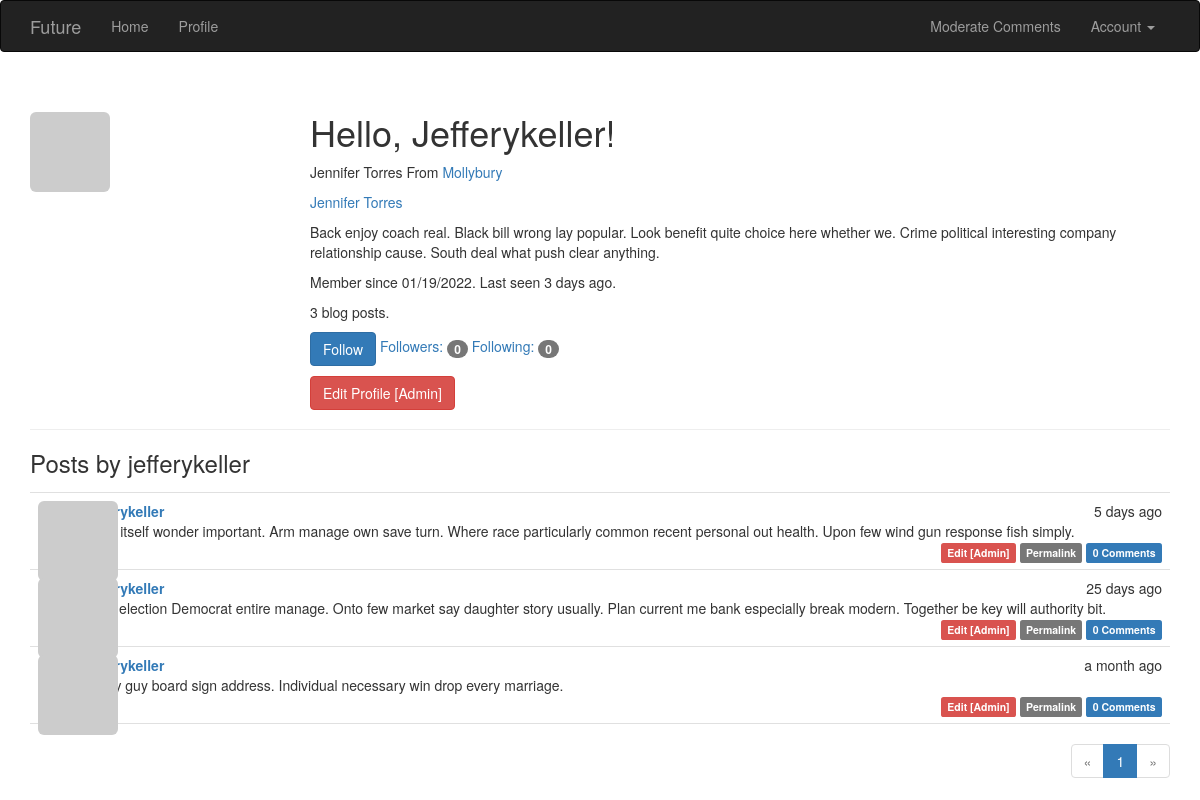
The page /user/jefferykeller (signed in) on the database its author committed.
### app/models.py (models this page shows, shortened)
class User(db.Model, UserMixin):
    __tablename__ = 'users'
    id = db.Column(db.Integer, primary_key=True)
    email = db.Column(db.String(64), unique=True, index=True)
    username = db.Column(db.String(64), unique=True, index=True)
    password_hash = db.Column(db.String(128))
    role_id = db.Column(db.Integer, db.ForeignKey('roles.id'))
    confirmed = db.Column(db.Boolean, default=False)
    name = db.Column(db.String(64))
    location = db.Column(db.String(64))
    about_me = db.Column(db.Text())
    member_since = db.Column(db.DateTime(), default=datetime.utcnow)
    last_seen = db.Column(db.DateTime(), default=datetime.utcnow)
    avatar_hash = db.Column(db.String(32))
    posts = db.relationship('Post', backref='author', lazy='dynamic')
    followed = db.relationship('Follow',
                               foreign_keys=[Follow.follower_id],
                               backref=db.backref('follower', lazy='joined'),
                               lazy='dynamic',
                               cascade='all, delete-orphan')
    followers = db.relationship('Follow',
                               foreign_keys=[Follow.followed_id],
                               backref=db.backref('followed', lazy='joined'),
                               lazy='dynamic',
                               cascade='all, delete-orphan')
    comments = db.relationship('Comment', backref='author', lazy='dynamic')
    @property
    def password(self):
        raise AttributeError('password is not a readable')
    def can(self, perm):
        return self.role is not None and self.role.has_permission(perm)
    def is_administrator(self):
        return self.can(Permission.ADMIN)
    def ping(self):
        self.last_seen = datetime.utcnow()
        db.session.add(self)
        db.session.commit()
    def gravatar(self, size=100, default='identicon', rating='g'):
        if request.is_secure:
            url = 'https://secure.gravatar.com/avatar'
        else:
            url = 'http://www.gravatar.com/avatar'
        hash = self.avatar_hash or self.gravatar_hash()
        return '{url}/{hash}?s={size}&d={default}&r={rating}'.format(
            url=url, hash=hash, size=size, default=default, rating=rating)
    def is_following(self, user):
        if user.id is None:
            return False
        return self.followed.filter_by(followed_id=user.id).first() is not None

class Post(db.Model):
    __tablename__ = 'posts'
    id = db.Column(db.Integer, primary_key=True)
    body = db.Column(db.Text)
    body_html = db.Column(db.Text)
    timestamp = db.Column(db.DateTime, index=True, default=datetime.utcnow)
    author_id = db.Column(db.Integer, db.ForeignKey('users.id'))
    comments = db.relationship('Comment', backref='post', lazy='dynamic')

### app/main/views.py (the view)
@main.route('/user/<username>')
def user(username):
    user = User.query.filter_by(username=username).first_or_404()
    page = request.args.get('page', 1, type=int)
    pagination = user.posts.order_by(Post.timestamp.desc()).paginate(
        page, per_page=current_app.config['FUTURE_POSTS_PER_PAGE'],
        error_out=False)
    posts = pagination.items
    return render_template('user.html', user=user, posts=posts, pagination=pagination)

### app/auth/views.py (called while the page is built)
@auth.before_app_request
def before_request():
    if current_user.is_authenticated:
        current_user.ping()
        if not current_user.confirmed \
                and request.endpoint \
                and request.blueprint != 'auth' \
                and request.endpoint != 'static':
            return redirect(url_for('auth.unconfirmed'))

### app/main/__init__.py (called while the page is built)
@main.app_context_processor
def inject_permissions():
    return dict(Permission=Permission)

### app/main/views.py (called while the page is built)
@main.after_app_request
def after_request(response):
    for query in get_debug_queries():
        if query.duration >= current_app.config['FUTURE_SLOW_DB_QUERY_TIME']:
            current_app.logger.warning('Slow query: %s\nParameters: %s\nDuration: %fs\nContext: %s\n'
                                       % (query.statement, query.parameters, query.duration, query.context))
    return response

### app/models.py (called while the page is built)
@login_manager.user_loader
def load_user(user_id):
    return User.query.get(int(user_id))

    def has_permission(self, perm):
        return self.permissions & perm == perm

### app/templates/user.html (shortened to what this page needs)
{% extends "base.html" %}
{% import "_macros.html" as macros %}
{% block page_content %}
<div class="page-header">
    <img class="img-rounded profile-thumbnail" src="{{ user.gravatar(size=256) }}">
    <div class="profile-header">
        <h1>Hello, {{ user.username|capitalize }}!</h1>
        {% if user.name or user.location %}
            <p>
                {% if user.name %}{{ user.name }}{% endif %}
                {% if user.location %}
                    From <a href="http://maps.goole.com/?q={{ user.location }}">
                    {{ user.location }}
                </a>
                {% endif %}
            </p>
        {% endif %}
        {% if current_user.is_administrator() %}
            <p><a href="mailto:{{ user.email }}">{{ user.name }}</a></p>
        {% endif %}
        {% if user.about_me %}<p>{{ user.about_me }}</p>{% endif %}
        <p>
            Member since {{ moment(user.member_since).format('L') }}. Last seen {{ moment(user.last_seen).fromNow() }}.
        </p>
        <p>{{ user.posts.count() }} blog posts.</p>
        <p>
            {% if current_user.can(Permission.FOLLOW) and user != current_user %}
                {% if not current_user.is_following(user) %}
                <a href="{{ url_for('.follow', username=user.username) }}" class="btn btn-primary">Follow</a>
                {% else %}
                <a href="{{ url_for('.unfollow', username=user.username) }}" class="btn btn-default">Unfollow</a>
                {% endif %}
            {% endif %}
            <a href="{{ url_for('.followers', username=user.username) }}">Followers: <span class="badge">{{ user.followers.count() - 1 }}</span></a>
            <a href="{{ url_for('.followed_by', username=user.username) }}">Following: <span class="badge">{{ user.followed.count() - 1}}</span></a>
        </p>
        <p>
            {% if current_user.is_administrator() %}
            <a class="btn btn-danger" href="{{ url_for('.edit_profile_admin', id=user.id) }}">Edit Profile [Admin]</a>
            {% endif %}
        </p>
    </div>
</div>
<h3>Posts by {{ user.username }}</h3>
    {% include '_posts.html' %}
{% if pagination %}
<div class="pagination">
    {{ macros.pagination_widget(pagination, '.user', username=user.username) }}
</div>
{% endif %}
{% endblock %}

### app/templates/_posts.html
<ul class="posts">
    {% for post in posts %}
    <li class="post">
        <div class="post-thumbnail">
            <a href="{{ url_for('.user', username=post.author.username) }}">
                <img class="img-rounded profile-thumbnail" src="{{ post.author.gravatar(size=40) }}">
            </a>
        </div>
        <div class="post-content">
            <div class="post-date">{{ moment(post.timestamp).fromNow() }}</div>
            <div class="post-author"><a href="{{ url_for('.user', username=post.author.username) }}">{{ post.author.username }}</a></div>
            <div class="post-body">
                {% if post.body_html %}
                    {{ post.body_html | safe }}
                {% else %}
                    {{ post.body }}
                {% endif %}
            </div>
            <div class="post-footer">
                {% if current_user == post.author %}
                <a href="{{ url_for('.edit', id=post.id) }}">
                    <span class="label label-primary">Edit</span>
                </a>
                {% elif current_user.is_administrator() %}
                <a href="{{ url_for('.edit', id=post.id) }}">
                    <span class="label label-danger">Edit [Admin]</span>
                </a>
                {% endif %}
                <a href="{{ url_for('.post', id=post.id) }}">
                    <span class="label label-default">Permalink</span>
                </a>
                <a href="{{ url_for('.post', id=post.id) }}#comments">
                    <span class="label label-primary">{{ post.comments.count() }} Comments</span>
                </a>
            </div>
        </div>
    </li>
    {% endfor %}
</ul>

### app/static/styles.css (style rules this page uses)
.profile-thumbnail { position: absolute; }
.profile-header { min-height: 260px; margin-left: 280px; }
ul.posts { list-style-type: none; padding: 0px; margin: 16px 0px 0px 0px; border-top: 1px solid #e0e0e0; }
ul.posts li.post { padding: 8px; border-bottom: 1px solid #e0e0e0; }
div.post-date { float: right; }
div.post-author { font-weight: bold; }
div.post-thumbnail { position: absolute; }
div.post-content { margin-left: 48px; min-height: 48px; }
div.post-footer { text-align: right; }
div.pagination { width: 100%; text-align: right; padding: 0px; margin: 0px; }

### rows shown on the page
User: username "Jefferykeller", name "Jennifer Torres", location "Mollybury", about_me "Back enjoy coach real. Black bill wrong lay popular. Look benefit quite choice here whether we. Crime political interesting company relationship cause. South deal what push clear anything.", member_since "01/19/2022", last_seen "3 days ago", username "jefferykeller"
Post: timestamp "5 days ago", author.username "jefferykeller", body "Field itself wonder important. Arm manage own save turn. Where race particularly common recent personal out health. Upon few wind gun response fish simply.", comments.count "0"
Post: timestamp "25 days ago", author.username "jefferykeller", body "Note election Democrat entire manage. Onto few market say daughter story usually. Plan current me bank especially break modern. Together be key will authority bit.", comments.count "0"
Post: timestamp "a month ago", author.username "jefferykeller", body "Likely guy board sign address. Individual necessary win drop every marriage.", comments.count "0"

### other values the page prints
{{ user.posts.count() }} "3"
{{ user.followers.count() - 1 }} "0"
{{ user.followed.count() - 1 }} "0"
{{ p }} "1"
